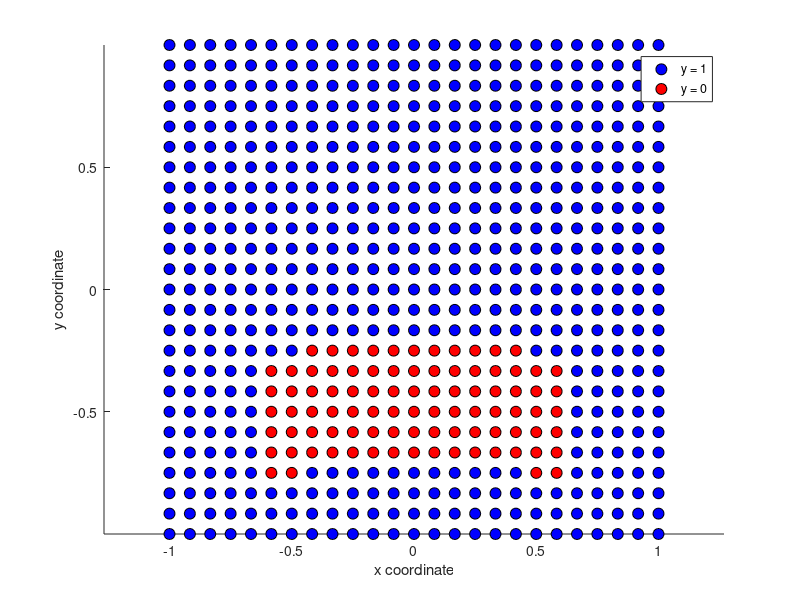

The MATLAB script that drew this image: (Note: this script raises an error after producing the figure.)
%===============================================================================
% Demonstrate logistic regression
%-------------------------------------------------------------------------------

% Clear variables and a screen.
clear; close all; clc;

%----------------------------------------
%
% Define a non-linear scattered data set
% x - features
% y - results
%
%----------------------------------------
n = 2;

%-----------------
% Define features
%-----------------
load bubble_03.dat
bubble_03 = flip(bubble_03);

% Define data ranges
xmin  = [-1 -1];
xmax  = [+1 +1];

x = [meshgrid(linspace(xmin(1), xmax(1), size(bubble_03, 1)))(:) ...
     meshgrid(linspace(xmin(2), xmax(2), size(bubble_03, 2)))'(:)];

y = bubble_03(:);

%--------------------
% Plot training data
%--------------------
fprintf('Plotting the data...\n\n');

% Find indices of positive and negative examples.
positiveIndices = find(y == 1);
negativeIndices = find(y == 0);

% Plot examples.
hold on;
axis equal;
plot(x(positiveIndices, 1), ...
     x(positiveIndices, 2), 'ko', 'MarkerFaceColor', 'b', 'MarkerSize', 8);
plot(x(negativeIndices, 1), ...
     x(negativeIndices, 2), 'ko', 'MarkerFaceColor', 'r', 'MarkerSize', 8);

% Draw labels and Legend
xlabel('x coordinate');
ylabel('y coordinate');
legend('y = 1', 'y = 0');

%-----------------------------
% Running logistic regression
%-----------------------------
fprintf('Running logistic regression...\n\n');

% Add more polynomial features in order to make
% decision boundary to have more complex curve form.
polynomial_degree = 24;
x = add_polynomial_features(x(:, 1), x(:, 2), polynomial_degree);
size(x)

% Run the regression.
lambda = 0.0;
[theta, J, J_history, exit_flag] = ...
  logistic_regression_train(x, y, lambda);

fprintf('- Initial cost: %f\n', J_history(1));
fprintf('- Optimized cost: %f\n\n', J);

%------------------------------
% Plotting decision boundaries
%------------------------------
fprintf('Plotting decision boundaries...\n\n');

% Generate a grid range.
M = 64;
u = linspace(-1, 1, M);
v = linspace(-1, 1, M);
z = zeros(length(u), length(v));

% Evaluate z = (x * theta) over the grid
for i = 1 : M
  for j = 1 : M

    % Add polinomials
    x = add_polynomial_features(u(i), v(j), polynomial_degree);

    % Add ones
    x = [ones(size(x, 1), 1), x];
    z(i, j) = x * theta;
  end
end

% Plot z = 0
% Notice you need to specify the range [0, 0]
contour(u, v, z', [0, 0], 'LineWidth', 4);      % send transposed z
title(sprintf('lambda = %g', lambda));
legend('y = 1', 'y = 0', 'Bubble surface');

hold off;

